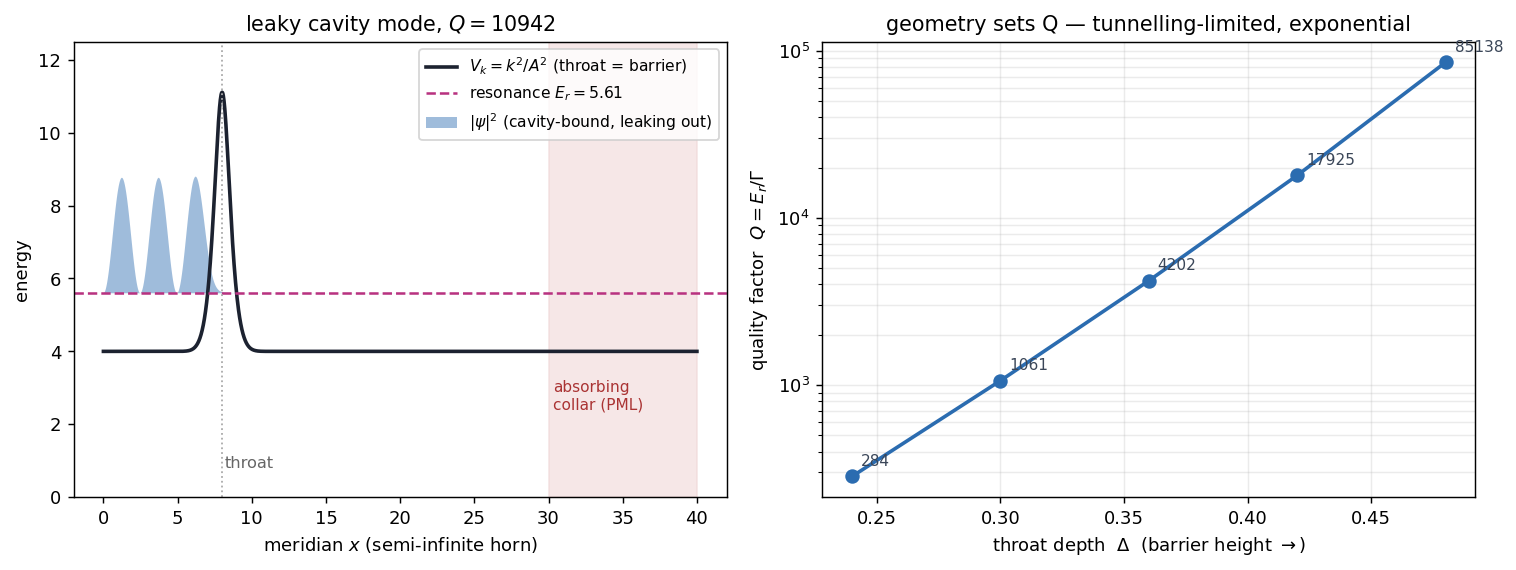

Source code (Python):
"""H5 — non-compact horn resonator: geometry sets the Q of a leaky mode.

Past compact surfaces: the meridian runs x in [0, Xmax] with a throat (a dip in A(x), so a
barrier in the centrifugal potential V_k=k^2/A^2) that turns [0,x_t] into a CAVITY radiating
into an open horn [x_t, Xmax]. A complex absorbing potential (CAP/PML) near Xmax enforces the
outgoing condition, so the operator is non-Hermitian and its cavity modes become complex
resonances E = E_r - i*Gamma/2 with finite lifetime and quality factor Q = E_r/Gamma.

The lifetime is tunnelling-limited by the throat, so Q is set by the geometry: deepen the
throat and Q climbs exponentially (the leaky-resonator cousin of the H4 tunnelling doublet).

VERIFICATION is intrinsic and load-bearing: a CAP spectrum is littered with PML/box
artifacts (near-real eigenvalues, absurd Q). A *physical* resonance is invariant when the
absorber strength eta changes; an artifact moves. We keep only eta-stable eigenvalues.

Regenerate:  python3 horn_resonator.py
"""
import numpy as np
import scipy.sparse as sp
from scipy.sparse.linalg import eigs
import matplotlib
matplotlib.use("Agg")
import matplotlib.pyplot as plt

A_open, xt, w, Xmax, Xpml = 1.0, 8.0, 1.0, 40.0, 30.0
K = 2.0


def build(Delta, eta, w, N=1600):
    x = np.linspace(0, Xmax, N); dx = x[1] - x[0]
    A = A_open - Delta * np.exp(-((x - xt) / w) ** 2)
    Vk = K ** 2 / A ** 2
    cap = eta * np.clip((x - Xpml) / (Xmax - Xpml), 0, None) ** 2
    diag = 2 / dx ** 2 + Vk - 1j * cap
    off = -1 / dx ** 2 * np.ones(N - 1)
    return sp.diags([off, diag, off], [-1, 0, 1]).tocsc(), x, A, Vk


def spectrum(Delta, eta, w, nvec=18):
    H, x, A, Vk = build(Delta, eta, w)
    vals, vecs = eigs(H, k=nvec, sigma=K ** 2 + (np.pi / xt) ** 2 - 0.02j)
    return vals, vecs, x, A, Vk


def stable_resonance(Delta, w=1.0, eta1=2.0, eta2=4.5, tol=0.05):
    """The physical leaky resonance = the eta-INVARIANT eigenvalue. Every horn-continuum /
    PML artifact shifts by ~half its width when the absorber strength changes; the true
    resonance does not. Among leaky candidates (V_open<E_r<V_barrier, Gamma>0) return the
    most eta-stable one, or None if none is stable to `tol`."""
    Vopen, Vbar = K ** 2, K ** 2 / (A_open - Delta) ** 2
    v1, vec1, x, A, Vk = spectrum(Delta, eta1, w)
    v2, _, _, _, _ = spectrum(Delta, eta2, w)
    best = None
    for e, col in zip(v1, vec1.T):
        if not (Vopen < e.real < Vbar and e.imag < -1e-12):
            continue
        rel = abs(v2[np.argmin(np.abs(v2 - e))] - e) / max(abs(e.imag), 1e-12)
        if rel < tol and (best is None or rel < best[3]):
            best = (e, col, e.real / (-2 * e.imag), rel)
    if best is None:
        return None
    e, col, Q, rel = best
    return dict(E=e, Q=float(Q), psi=col, x=x, A=A, Vk=Vk, eta_rel=float(rel))


# ---- the physical resonance + throat-depth sweep -------------------------------------
base = stable_resonance(0.40)
print(f"physical resonance (throat Delta=0.40): E = {base['E'].real:.4f} "
      f"{base['E'].imag:+.2e} i,  Q = {base['Q']:.1f},  eta-drift {base['eta_rel']:.1e} (stable)")

deltas = [0.24, 0.30, 0.36, 0.42, 0.48]
Qs, ok = [], True
print(f"\n{'throat Delta':>12s} {'V_barrier':>10s} {'E_r':>8s} {'Gamma':>10s} {'Q':>10s} {'eta-drift':>10s}")
for d in deltas:
    r = stable_resonance(d)
    if r is None:
        Qs.append(np.nan); print(f"{d:12.2f}  (no eta-stable resonance — width below CAP floor)"); continue
    Qs.append(r["Q"]); ok &= r["eta_rel"] < 0.05
    print(f"{d:12.2f} {K**2/(A_open-d)**2:10.2f} {r['E'].real:8.4f} {-2*r['E'].imag:10.2e} "
          f"{r['Q']:10.1f} {r['eta_rel']:10.1e}")
print(f"\nVERIFICATION every reported Q is eta-stable (<5%): {ok}")

# ---- figure ---------------------------------------------------------------------------
fig, (axL, axR) = plt.subplots(1, 2, figsize=(11.8, 4.5))
r = base; x, Vk, psi = r["x"], r["Vk"], r["psi"]
rho = np.abs(psi) ** 2; rho = rho / rho.max()
axL.plot(x, Vk, color="#1c2230", lw=2.0, label="$V_k=k^2/A^2$ (throat = barrier)")
axL.axhline(r["E"].real, color="#b83280", ls="--", lw=1.4, label=f"resonance $E_r={r['E'].real:.2f}$")
axL.fill_between(x, r["E"].real, r["E"].real + 3.2 * rho, color="#2b6cb0", alpha=.45, lw=0,
                 label="$|\\psi|^2$ (cavity-bound, leaking out)")
axL.axvspan(Xpml, Xmax, color="#f0d8d8", alpha=.6); axL.text(Xpml + 0.3, 2.4, "absorbing\ncollar (PML)", fontsize=8.5, color="#a33")
axL.axvline(xt, color="#aaa", ls=":", lw=1); axL.text(xt + .2, 0.8, "throat", fontsize=9, color="#666")
axL.set_xlabel("meridian $x$ (semi-infinite horn)"); axL.set_ylabel("energy")
axL.set_ylim(0, 12.5); axL.set_title(f"leaky cavity mode, $Q={r['Q']:.0f}$", fontsize=11.5)
axL.legend(fontsize=8.6, loc="upper right")

axR.semilogy(deltas, Qs, "o-", color="#2b6cb0", lw=2.0, ms=7)
for d, q in zip(deltas, Qs):
    if np.isfinite(q):
        axR.annotate(f"{q:.0f}", (d, q), textcoords="offset points", xytext=(5, 6), fontsize=8.5, color="#3a4658")
axR.set_xlabel("throat depth  $\\Delta$  (barrier height $\\to$)")
axR.set_ylabel("quality factor  $Q = E_r/\\Gamma$")
axR.set_title("geometry sets Q — tunnelling-limited, exponential", fontsize=11.5)
axR.grid(True, which="both", alpha=.25)
fig.tight_layout(); fig.savefig("horn_resonator.png", dpi=130, bbox_inches="tight")
print("wrote horn_resonator.png")
